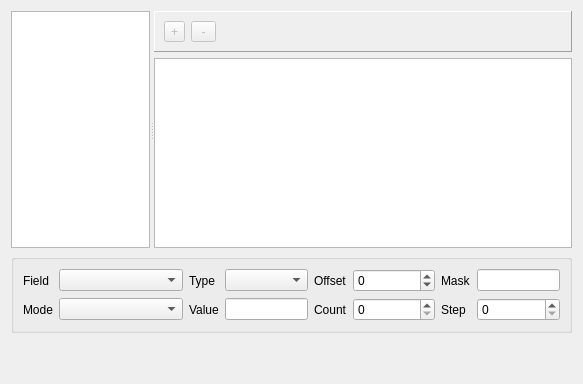
<?xml version="1.0" encoding="UTF-8"?>
<ui version="4.0" >
 <class>VariableFieldsWidget</class>
 <widget class="QWidget" name="VariableFieldsWidget" >
  <property name="geometry" >
   <rect>
    <x>0</x>
    <y>0</y>
    <width>579</width>
    <height>384</height>
   </rect>
  </property>
  <property name="windowTitle" >
   <string>Form</string>
  </property>
  <property name="autoFillBackground" >
   <bool>true</bool>
  </property>
  <layout class="QVBoxLayout" name="verticalLayout_2" >
   <item>
    <widget class="QSplitter" name="splitter" >
     <property name="orientation" >
      <enum>Qt::Horizontal</enum>
     </property>
     <widget class="QListWidget" name="protocolList" >
      <property name="sizePolicy" >
       <sizepolicy hsizetype="Expanding" vsizetype="Expanding" >
        <horstretch>2</horstretch>
        <verstretch>0</verstretch>
       </sizepolicy>
      </property>
     </widget>
     <widget class="QWidget" name="widget" native="true" >
      <property name="sizePolicy" >
       <sizepolicy hsizetype="Preferred" vsizetype="Preferred" >
        <horstretch>6</horstretch>
        <verstretch>0</verstretch>
       </sizepolicy>
      </property>
      <layout class="QVBoxLayout" name="verticalLayout" >
       <property name="margin" >
        <number>0</number>
       </property>
       <item>
        <widget class="QFrame" name="frame" >
         <property name="frameShape" >
          <enum>QFrame::Panel</enum>
         </property>
         <property name="frameShadow" >
          <enum>QFrame::Raised</enum>
         </property>
         <layout class="QHBoxLayout" name="horizontalLayout" >
          <item>
           <widget class="QToolButton" name="addButton" >
            <property name="enabled" >
             <bool>false</bool>
            </property>
            <property name="toolTip" >
             <string>Add variable field</string>
            </property>
            <property name="text" >
             <string>+</string>
            </property>
            <property name="icon" >
             <iconset resource="ostinato.qrc" >
              <normaloff>:/icons/add.png</normaloff>:/icons/add.png</iconset>
            </property>
           </widget>
          </item>
          <item>
           <widget class="QToolButton" name="deleteButton" >
            <property name="enabled" >
             <bool>false</bool>
            </property>
            <property name="toolTip" >
             <string>Remove variable field</string>
            </property>
            <property name="text" >
             <string> - </string>
            </property>
            <property name="icon" >
             <iconset resource="ostinato.qrc" >
              <normaloff>:/icons/delete.png</normaloff>:/icons/delete.png</iconset>
            </property>
           </widget>
          </item>
          <item>
           <spacer name="horizontalSpacer" >
            <property name="orientation" >
             <enum>Qt::Horizontal</enum>
            </property>
            <property name="sizeHint" stdset="0" >
             <size>
              <width>40</width>
              <height>20</height>
             </size>
            </property>
           </spacer>
          </item>
         </layout>
        </widget>
       </item>
       <item>
        <widget class="XListWidget" name="variableFieldList" >
         <property name="whatsThis" >
          <string>A variable field is a protocol field which you want to vary across packets

To create one, select the protocol on the left and click '+' above</string>
         </property>
        </widget>
       </item>
      </layout>
     </widget>
    </widget>
   </item>
   <item>
    <widget class="QGroupBox" name="attribGroup" >
     <property name="sizePolicy" >
      <sizepolicy hsizetype="Preferred" vsizetype="Preferred" >
       <horstretch>0</horstretch>
       <verstretch>0</verstretch>
      </sizepolicy>
     </property>
     <property name="title" >
      <string/>
     </property>
     <layout class="QGridLayout" >
      <item row="0" column="0" >
       <widget class="QLabel" name="label_7" >
        <property name="text" >
         <string>Field</string>
        </property>
       </widget>
      </item>
      <item row="0" column="1" >
       <widget class="QComboBox" name="field" >
        <property name="sizePolicy" >
         <sizepolicy hsizetype="Preferred" vsizetype="Fixed" >
          <horstretch>3</horstretch>
          <verstretch>0</verstretch>
         </sizepolicy>
        </property>
        <property name="insertPolicy" >
         <enum>QComboBox::NoInsert</enum>
        </property>
       </widget>
      </item>
      <item row="0" column="2" >
       <widget class="QLabel" name="label_4" >
        <property name="text" >
         <string>Type</string>
        </property>
       </widget>
      </item>
      <item row="0" column="3" >
       <widget class="QComboBox" name="type" >
        <property name="sizePolicy" >
         <sizepolicy hsizetype="Preferred" vsizetype="Fixed" >
          <horstretch>2</horstretch>
          <verstretch>0</verstretch>
         </sizepolicy>
        </property>
        <property name="insertPolicy" >
         <enum>QComboBox::NoInsert</enum>
        </property>
       </widget>
      </item>
      <item row="0" column="4" >
       <widget class="QLabel" name="label_3" >
        <property name="text" >
         <string>Offset</string>
        </property>
       </widget>
      </item>
      <item row="0" column="5" >
       <widget class="QSpinBox" name="offset" >
        <property name="sizePolicy" >
         <sizepolicy hsizetype="Minimum" vsizetype="Fixed" >
          <horstretch>2</horstretch>
          <verstretch>0</verstretch>
         </sizepolicy>
        </property>
        <property name="wrapping" >
         <bool>true</bool>
        </property>
       </widget>
      </item>
      <item row="0" column="6" >
       <widget class="QLabel" name="label_5" >
        <property name="text" >
         <string>Mask</string>
        </property>
        <property name="buddy" >
         <cstring>bitmask</cstring>
        </property>
       </widget>
      </item>
      <item row="0" column="7" >
       <widget class="QLineEdit" name="bitmask" >
        <property name="sizePolicy" >
         <sizepolicy hsizetype="Expanding" vsizetype="Fixed" >
          <horstretch>2</horstretch>
          <verstretch>0</verstretch>
         </sizepolicy>
        </property>
       </widget>
      </item>
      <item row="1" column="0" >
       <widget class="QLabel" name="label_8" >
        <property name="text" >
         <string>Mode</string>
        </property>
        <property name="buddy" >
         <cstring>mode</cstring>
        </property>
       </widget>
      </item>
      <item row="1" column="1" >
       <widget class="QComboBox" name="mode" >
        <property name="insertPolicy" >
         <enum>QComboBox::NoInsert</enum>
        </property>
       </widget>
      </item>
      <item row="1" column="2" >
       <widget class="QLabel" name="label_6" >
        <property name="text" >
         <string>Value</string>
        </property>
       </widget>
      </item>
      <item row="1" column="3" >
       <widget class="QLineEdit" name="value" />
      </item>
      <item row="1" column="4" >
       <widget class="QLabel" name="label_9" >
        <property name="text" >
         <string>Count</string>
        </property>
       </widget>
      </item>
      <item row="1" column="5" >
       <widget class="QSpinBox" name="count" />
      </item>
      <item row="1" column="6" >
       <widget class="QLabel" name="label_10" >
        <property name="text" >
         <string>Step</string>
        </property>
       </widget>
      </item>
      <item row="1" column="7" >
       <widget class="QSpinBox" name="step" />
      </item>
     </layout>
    </widget>
   </item>
   <item>
    <spacer>
     <property name="orientation" >
      <enum>Qt::Vertical</enum>
     </property>
     <property name="sizeHint" stdset="0" >
      <size>
       <width>561</width>
       <height>41</height>
      </size>
     </property>
    </spacer>
   </item>
  </layout>
 </widget>
 <customwidgets>
  <customwidget>
   <class>XListWidget</class>
   <extends>QListWidget</extends>
   <header>xlistwidget.h</header>
  </customwidget>
 </customwidgets>
 <tabstops>
  <tabstop>protocolList</tabstop>
  <tabstop>variableFieldList</tabstop>
  <tabstop>deleteButton</tabstop>
  <tabstop>field</tabstop>
  <tabstop>type</tabstop>
  <tabstop>offset</tabstop>
  <tabstop>bitmask</tabstop>
  <tabstop>mode</tabstop>
  <tabstop>value</tabstop>
  <tabstop>count</tabstop>
  <tabstop>step</tabstop>
 </tabstops>
 <resources>
  <include location="ostinato.qrc" />
 </resources>
 <connections/>
</ui>
